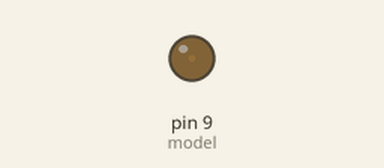
The sketch below on a simulated Arduino Uno, built with avr-gcc and run on an emulated ATmega328P. Parts: output pins drawn as LEDs (lit = HIGH).

Above: at 0.05 s.
At 2.45 s:
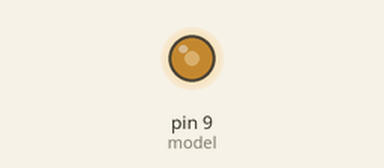
At 4.85 s:
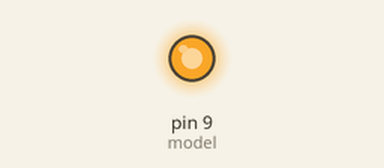
At 9.7 s:
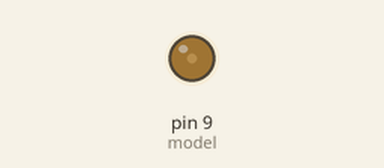
Timing chart, 0 to 14.6 s (numbered marks = the images above):
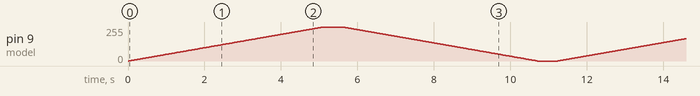

The sketch:

pwm.ino
```cpp
int model = 9;
void setup(){
    Serial.begin(9600);
    pinMode(model,OUTPUT);
}
void loop(){
    for (int i=0;i<255;i++){
        analogWrite(model,i);
        delay(20);
    }
    delay(500);
    for (int i=255;i>=0;i--){
        analogWrite(model,i);
        delay(20);
    }
    delay(500);
    // analogWrite(model,0);
}
```
